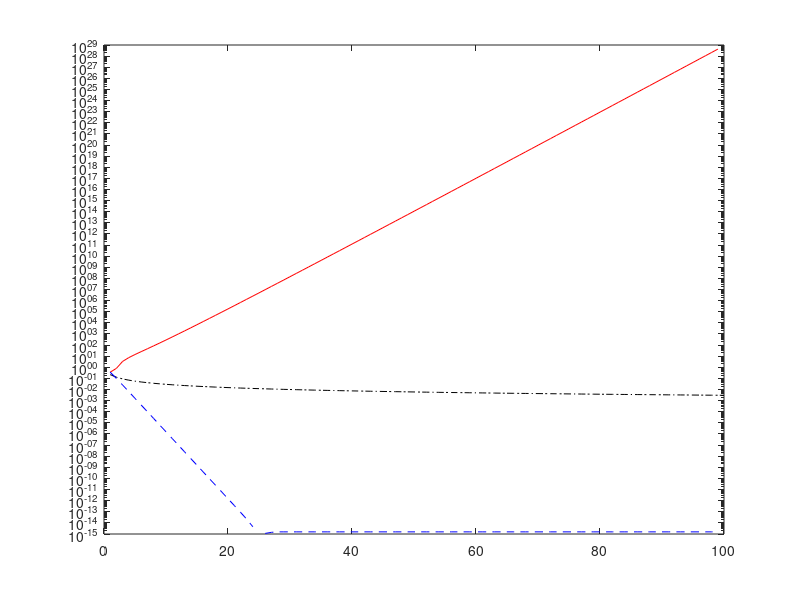

Recreate this plot in MATLAB.
clear all;
clc;

n = 1e+2;
sol = pi;

% Successione S_n
Sn1(1) = 1;

for i = 2:n
    Sn1(i) = Sn1(i-1) + 1/(i.^2);
end

SN1 = sqrt(6*Sn1);

errSN1 = abs(SN1 - sol)/abs(sol);

figure(1)
semilogy(errSN1, '-.k');

% Successione di Archimede (instabile)
x(1) = 2;

for i = 3:n
    x(i-1) = (2^(i-(1/2)))* sqrt(1 - sqrt(1-4^(1-(i-1))*(x(i-2)^2)));
end

% Successione di Archimede (stabile)
y(1) = 2;
for i = 3:n
    y(i-1) = sqrt(2)*y(i-2)/sqrt(1+sqrt(1-4^(1-(i-1))*y(i-2)^2));
end
errx = abs(x - sol)/abs(sol);
erry = abs(y - sol)/abs(sol);

figure(1)
hold on
semilogy(errx, 'r');
semilogy(erry, '--b');
